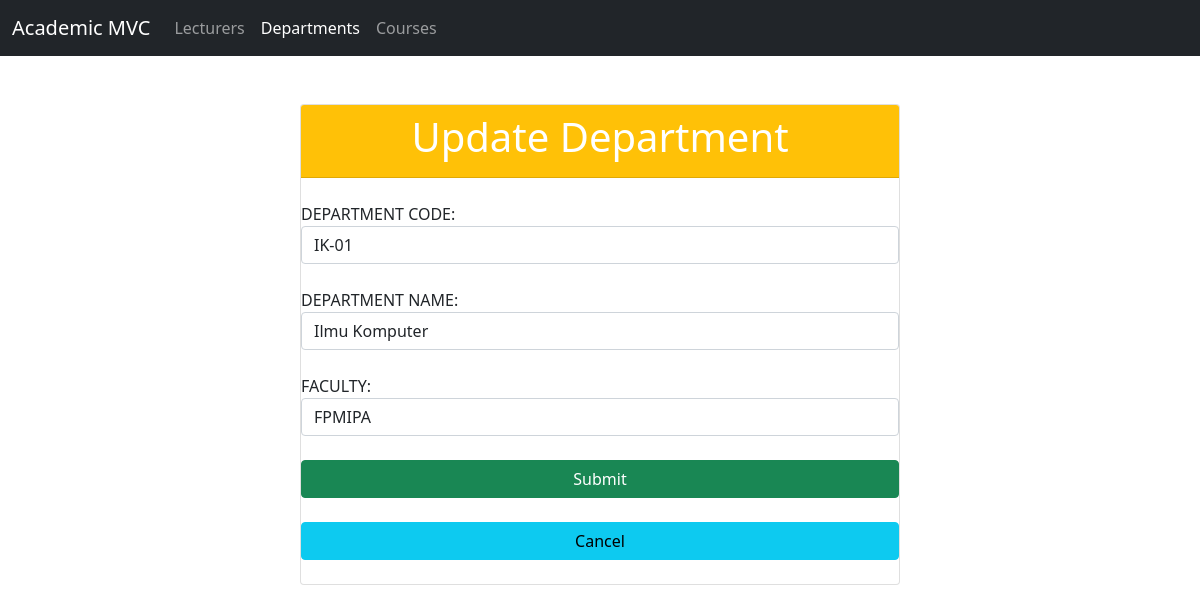
The app's page /index.php?page=departments&action=edit&id=1 with its own data.
### tables this page shows
CREATE TABLE departments (
    id INT AUTO_INCREMENT PRIMARY KEY,
    department_code VARCHAR(20) NOT NULL UNIQUE,
    department_name VARCHAR(100) NOT NULL,
    faculty VARCHAR(100) NOT NULL
);

### controllers/DepartmentController.php (called while the page is built, shortened)
<?php
require_once __DIR__ . '/../models/Department.php';
class DepartmentController
{
    private $departmentModel;
    public function __construct($db)
    {
        $this->departmentModel = new Department($db);
    }
    public function edit()
    {
        $id = $_GET['id'] ?? null;
        $department = $this->departmentModel->getById($id);
        require __DIR__ . '/../views/layouts/header.php';
        require __DIR__ . '/../views/departments/edit.php';
        require __DIR__ . '/../views/layouts/footer.php';
    }
}

### models/Department.php (called while the page is built, shortened)
<?php
class Department
{
    private $conn;
    private $table = "departments";
    public function __construct($db)
    {
        $this->conn = $db;
    }
    public function getById($id)
    {
        $stmt = $this->conn->prepare("SELECT * FROM {$this->table} WHERE id = ?");
        $stmt->bind_param("i", $id);
        $stmt->execute();
        return $stmt->get_result()->fetch_assoc();
    }
}

### views/departments/edit.php (the view, shortened to what this page needs)
<div class="col-lg-6 m-auto">
    <form method="post" action="index.php?page=departments&action=edit&id=<?= $department['id'] ?>">
        <br><br>
        <div class="card">
            <div class="card-header bg-warning">
                <h1 class="text-white text-center">Update Department</h1>
            </div><br>
            <label>DEPARTMENT CODE:</label>
            <input type="text" name="department_code" value="<?= htmlspecialchars($department['department_code']) ?>" class="form-control" required><br>
            <label>DEPARTMENT NAME:</label>
            <input type="text" name="department_name" value="<?= htmlspecialchars($department['department_name']) ?>" class="form-control" required><br>
            <label>FACULTY:</label>
            <input type="text" name="faculty" value="<?= htmlspecialchars($department['faculty']) ?>" class="form-control" required><br>
            <button class="btn btn-success" type="submit">Submit</button><br>
            <a class="btn btn-info" href="index.php?page=departments">Cancel</a><br>
        </div>
    </form>
</div>

### records on screen
departments: department_code "IK-01", department_name "Ilmu Komputer", faculty "FPMIPA"
